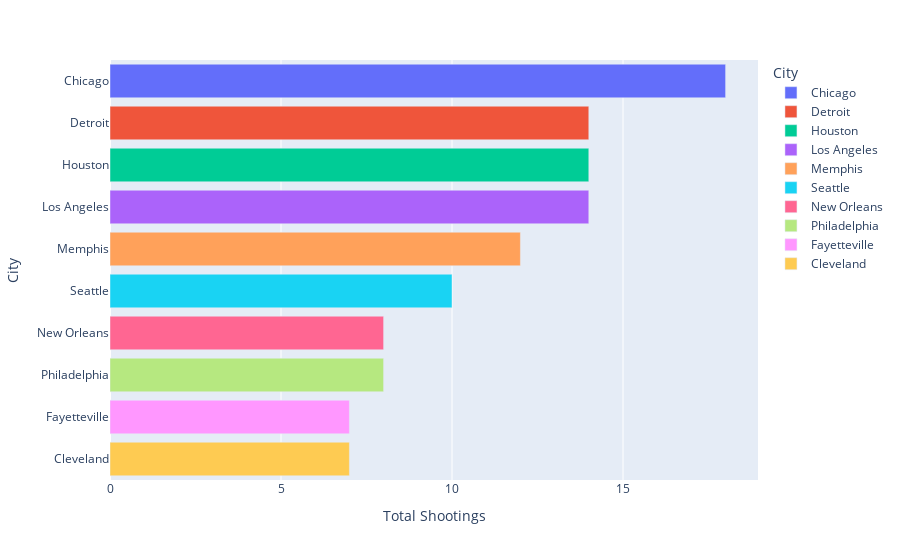

Source (notebook cell):
### Code cell
# Which Cities have the most school shootings

# Assign the value_counts() results to a new data frame
city_shootings=df.City.value_counts().head(10).reset_index()
city_shootings.columns=['City','Total Shootings']

# Visualize the results
fig = px.bar(city_shootings, x="Total Shootings", y="City", orientation='h',color='City')
fig.show()

### Figure 1 — Plotly figure (JSON) as saved in the notebook; plotly's stock layout.template omitted (floating-point values rounded to 4 significant figures)
{"data": [{"alignmentgroup": "True", "hovertemplate": "City=%{y}<br>Total Shootings=%{x}<extra></extra>", "legendgroup": "Chicago", "marker": {"color": "#636efa", "pattern": {"shape": ""}}, "name": "Chicago", "offsetgroup": "Chicago", "orientation": "h", "showlegend": true, "textposition": "auto", "type": "bar", "x": [18], "xaxis": "x", "y": ["Chicago"], "yaxis": "y"}, {"alignmentgroup": "True", "hovertemplate": "City=%{y}<br>Total Shootings=%{x}<extra></extra>", "legendgroup": "Detroit", "marker": {"color": "#EF553B", "pattern": {"shape": ""}}, "name": "Detroit", "offsetgroup": "Detroit", "orientation": "h", "showlegend": true, "textposition": "auto", "type": "bar", "x": [14], "xaxis": "x", "y": ["Detroit"], "yaxis": "y"}, {"alignmentgroup": "True", "hovertemplate": "City=%{y}<br>Total Shootings=%{x}<extra></extra>", "legendgroup": "Houston", "marker": {"color": "#00cc96", "pattern": {"shape": ""}}, "name": "Houston", "offsetgroup": "Houston", "orientation": "h", "showlegend": true, "textposition": "auto", "type": "bar", "x": [14], "xaxis": "x", "y": ["Houston"], "yaxis": "y"}, {"alignmentgroup": "True", "hovertemplate": "City=%{y}<br>Total Shootings=%{x}<extra></extra>", "legendgroup": "Los Angeles", "marker": {"color": "#ab63fa", "pattern": {"shape": ""}}, "name": "Los Angeles", "offsetgroup": "Los Angeles", "orientation": "h", "showlegend": true, "textposition": "auto", "type": "bar", "x": [14], "xaxis": "x", "y": ["Los Angeles"], "yaxis": "y"}, {"alignmentgroup": "True", "hovertemplate": "City=%{y}<br>Total Shootings=%{x}<extra></extra>", "legendgroup": "Memphis", "marker": {"color": "#FFA15A", "pattern": {"shape": ""}}, "name": "Memphis", "offsetgroup": "Memphis", "orientation": "h", "showlegend": true, "textposition": "auto", "type": "bar", "x": [12], "xaxis": "x", "y": ["Memphis"], "yaxis": "y"}, {"alignmentgroup": "True", "hovertemplate": "City=%{y}<br>Total Shootings=%{x}<extra></extra>", "legendgroup": "Seattle", "marker": {"color": "#19d3f3", "pattern": {"shape": ""}}, "name": "Seattle", "offsetgroup": "Seattle", "orientation": "h", "showlegend": true, "textposition": "auto", "type": "bar", "x": [10], "xaxis": "x", "y": ["Seattle"], "yaxis": "y"}, {"alignmentgroup": "True", "hovertemplate": "City=%{y}<br>Total Shootings=%{x}<extra></extra>", "legendgroup": "New Orleans", "marker": {"color": "#FF6692", "pattern": {"shape": ""}}, "name": "New Orleans", "offsetgroup": "New Orleans", "orientation": "h", "showlegend": true, "textposition": "auto", "type": "bar", "x": [8], "xaxis": "x", "y": ["New Orleans"], "yaxis": "y"}, {"alignmentgroup": "True", "hovertemplate": "City=%{y}<br>Total Shootings=%{x}<extra></extra>", "legendgroup": "Philadelphia", "marker": {"color": "#B6E880", "pattern": {"shape": ""}}, "name": "Philadelphia", "offsetgroup": "Philadelphia", "orientation": "h", "showlegend": true, "textposition": "auto", "type": "bar", "x": [8], "xaxis": "x", "y": ["Philadelphia"], "yaxis": "y"}, {"alignmentgroup": "True", "hovertemplate": "City=%{y}<br>Total Shootings=%{x}<extra></extra>", "legendgroup": "Fayetteville", "marker": {"color": "#FF97FF", "pattern": {"shape": ""}}, "name": "Fayetteville", "offsetgroup": "Fayetteville", "orientation": "h", "showlegend": true, "textposition": "auto", "type": "bar", "x": [7], "xaxis": "x", "y": ["Fayetteville"], "yaxis": "y"}, {"alignmentgroup": "True", "hovertemplate": "City=%{y}<br>Total Shootings=%{x}<extra></extra>", "legendgroup": "Cleveland", "marker": {"color": "#FECB52", "pattern": {"shape": ""}}, "name": "Cleveland", "offsetgroup": "Cleveland", "orientation": "h", "showlegend": true, "textposition": "auto", "type": "bar", "x": [7], "xaxis": "x", "y": ["Cleveland"], "yaxis": "y"}], "layout": {"barmode": "relative", "legend": {"title": {"text": "City"}, "tracegroupgap": 0}, "margin": {"t": 60}, "xaxis": {"anchor": "y", "domain": [0, 1], "title": {"text": "Total Shootings"}}, "yaxis": {"anchor": "x", "categoryarray": ["Cleveland", "Fayetteville", "Philadelphia", "New Orleans", "Seattle", "Memphis", "Los Angeles", "Houston", "Detroit", "Chicago"], "categoryorder": "array", "domain": [0, 1], "title": {"text": "City"}}}}
